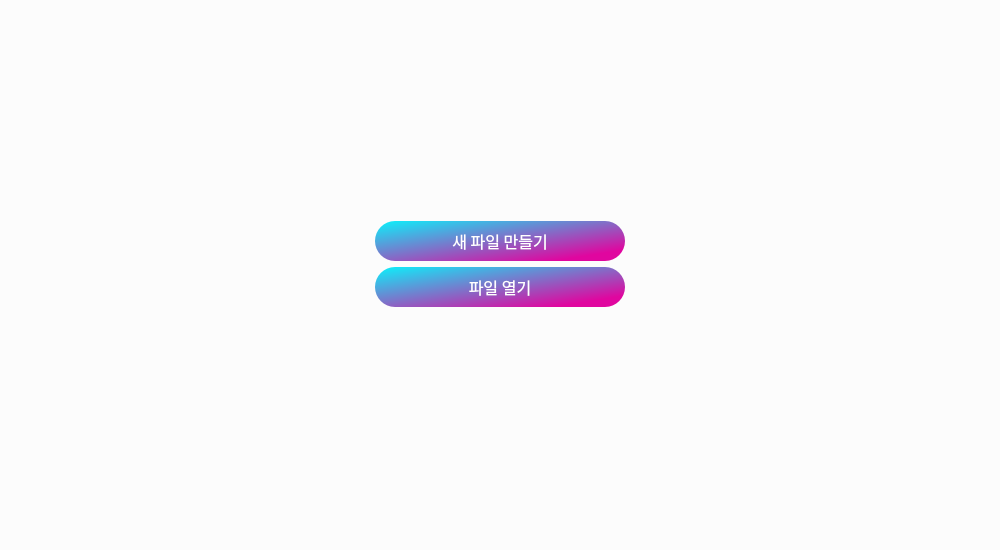
<?xml version="1.0" encoding="UTF-8"?>
<ui version="4.0">
 <class>homepage</class>
 <widget class="QMainWindow" name="homepage">
  <property name="geometry">
   <rect>
    <x>0</x>
    <y>0</y>
    <width>1000</width>
    <height>550</height>
   </rect>
  </property>
  <property name="windowTitle">
   <string>MainWindow</string>
  </property>
  <property name="styleSheet">
   <string notr="true">background-color: rgb(252, 252, 252);</string>
  </property>
  <widget class="QWidget" name="centralwidget">
   <layout class="QGridLayout" name="gridLayout_2">
    <item row="0" column="0">
     <layout class="QGridLayout" name="gridLayout">
      <item row="0" column="0" alignment="Qt::AlignHCenter">
       <widget class="QPushButton" name="createFile">
        <property name="minimumSize">
         <size>
          <width>250</width>
          <height>40</height>
         </size>
        </property>
        <property name="font">
         <font>
          <family>나눔고딕 ExtraBold</family>
          <pointsize>12</pointsize>
         </font>
        </property>
        <property name="styleSheet">
         <string notr="true">color: white;
background-color: qlineargradient(spread:pad, x1:0, y1:0, x2:0.857143, y2:0.857955, stop:0 rgba(10, 242, 251, 255), stop:1 rgba(224, 6, 159, 255));
border-radius: 20px;
</string>
        </property>
        <property name="text">
         <string>새 파일 만들기</string>
        </property>
       </widget>
      </item>
      <item row="1" column="0" alignment="Qt::AlignHCenter">
       <widget class="QPushButton" name="openFile">
        <property name="minimumSize">
         <size>
          <width>250</width>
          <height>40</height>
         </size>
        </property>
        <property name="font">
         <font>
          <family>나눔고딕 ExtraBold</family>
          <pointsize>12</pointsize>
         </font>
        </property>
        <property name="styleSheet">
         <string notr="true">color: white;
background-color: qlineargradient(spread:pad, x1:0, y1:0, x2:0.857143, y2:0.857955, stop:0 rgba(10, 242, 251, 255), stop:1 rgba(224, 6, 159, 255));
border-radius: 20px;</string>
        </property>
        <property name="text">
         <string>파일 열기</string>
        </property>
       </widget>
      </item>
     </layout>
    </item>
   </layout>
  </widget>
  <widget class="QStatusBar" name="statusbar"/>
 </widget>
 <resources/>
 <connections/>
</ui>
